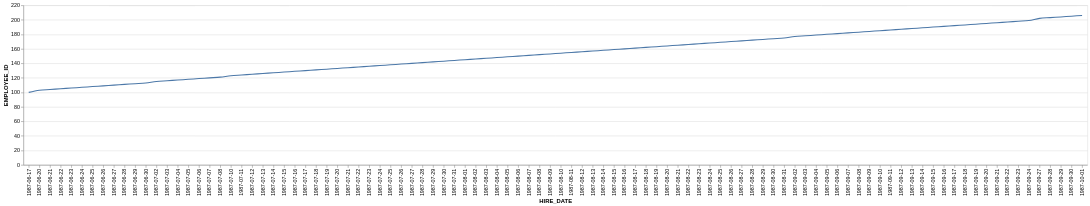

The specification (Vega-Lite) saved for this image:
### Vega-Lite specification from a JSON file in a GitHub repository (floating-point values rounded to 4 significant figures)
{"data": {"values": [{"x_data": "1987-06-17", "y_data": 100}, {"x_data": "1987-06-20", "y_data": 103}, {"x_data": "1987-06-21", "y_data": 104}, {"x_data": "1987-06-22", "y_data": 105}, {"x_data": "1987-06-23", "y_data": 106}, {"x_data": "1987-06-24", "y_data": 107}, {"x_data": "1987-06-25", "y_data": 108}, {"x_data": "1987-06-26", "y_data": 109}, {"x_data": "1987-06-27", "y_data": 110}, {"x_data": "1987-06-28", "y_data": 111}, {"x_data": "1987-06-29", "y_data": 112}, {"x_data": "1987-06-30", "y_data": 113}, {"x_data": "1987-07-02", "y_data": 115}, {"x_data": "1987-07-03", "y_data": 116}, {"x_data": "1987-07-04", "y_data": 117}, {"x_data": "1987-07-05", "y_data": 118}, {"x_data": "1987-07-06", "y_data": 119}, {"x_data": "1987-07-07", "y_data": 120}, {"x_data": "1987-07-08", "y_data": 121}, {"x_data": "1987-07-10", "y_data": 123}, {"x_data": "1987-07-11", "y_data": 124}, {"x_data": "1987-07-12", "y_data": 125}, {"x_data": "1987-07-13", "y_data": 126}, {"x_data": "1987-07-14", "y_data": 127}, {"x_data": "1987-07-15", "y_data": 128}, {"x_data": "1987-07-16", "y_data": 129}, {"x_data": "1987-07-17", "y_data": 130}, {"x_data": "1987-07-18", "y_data": 131}, {"x_data": "1987-07-19", "y_data": 132}, {"x_data": "1987-07-20", "y_data": 133}, {"x_data": "1987-07-21", "y_data": 134}, {"x_data": "1987-07-22", "y_data": 135}, {"x_data": "1987-07-23", "y_data": 136}, {"x_data": "1987-07-24", "y_data": 137}, {"x_data": "1987-07-25", "y_data": 138}, {"x_data": "1987-07-26", "y_data": 139}, {"x_data": "1987-07-27", "y_data": 140}, {"x_data": "1987-07-28", "y_data": 141}, {"x_data": "1987-07-29", "y_data": 142}, {"x_data": "1987-07-30", "y_data": 143}, {"x_data": "1987-07-31", "y_data": 144}, {"x_data": "1987-08-01", "y_data": 145}, {"x_data": "1987-08-02", "y_data": 146}, {"x_data": "1987-08-03", "y_data": 147}, {"x_data": "1987-08-04", "y_data": 148}, {"x_data": "1987-08-05", "y_data": 149}, {"x_data": "1987-08-06", "y_data": 150}, {"x_data": "1987-08-07", "y_data": 151}, {"x_data": "1987-08-08", "y_data": 152}, {"x_data": "1987-08-09", "y_data": 153}, {"x_data": "1987-08-10", "y_data": 154}, {"x_data": "1987-08-11", "y_data": 155}, {"x_data": "1987-08-12", "y_data": 156}, {"x_data": "1987-08-13", "y_data": 157}, {"x_data": "1987-08-14", "y_data": 158}, {"x_data": "1987-08-15", "y_data": 159}, {"x_data": "1987-08-16", "y_data": 160}, {"x_data": "1987-08-17", "y_data": 161}, {"x_data": "1987-08-18", "y_data": 162}, {"x_data": "1987-08-19", "y_data": 163}, {"x_data": "1987-08-20", "y_data": 164}, {"x_data": "1987-08-21", "y_data": 165}, {"x_data": "1987-08-22", "y_data": 166}, {"x_data": "1987-08-23", "y_data": 167}, {"x_data": "1987-08-24", "y_data": 168}, {"x_data": "1987-08-25", "y_data": 169}, {"x_data": "1987-08-26", "y_data": 170}, {"x_data": "1987-08-27", "y_data": 171}, {"x_data": "1987-08-28", "y_data": 172}, {"x_data": "1987-08-29", "y_data": 173}, {"x_data": "1987-08-30", "y_data": 174}, {"x_data": "1987-08-31", "y_data": 175}, {"x_data": "1987-09-02", "y_data": 177}, {"x_data": "1987-09-03", "y_data": 178}, {"x_data": "1987-09-04", "y_data": 179}, {"x_data": "1987-09-05", "y_data": 180}, {"x_data": "1987-09-06", "y_data": 181}, {"x_data": "1987-09-07", "y_data": 182}, {"x_data": "1987-09-08", "y_data": 183}, {"x_data": "1987-09-09", "y_data": 184}, {"x_data": "1987-09-10", "y_data": 185}, {"x_data": "1987-09-11", "y_data": 186}, {"x_data": "1987-09-12", "y_data": 187}, {"x_data": "1987-09-13", "y_data": 188}, {"x_data": "1987-09-14", "y_data": 189}, {"x_data": "1987-09-15", "y_data": 190}, {"x_data": "1987-09-16", "y_data": 191}, {"x_data": "1987-09-17", "y_data": 192}, {"x_data": "1987-09-18", "y_data": 193}, {"x_data": "1987-09-19", "y_data": 194}, {"x_data": "1987-09-20", "y_data": 195}, {"x_data": "1987-09-21", "y_data": 196}, {"x_data": "1987-09-22", "y_data": 197}, {"x_data": "1987-09-23", "y_data": 198}, {"x_data": "1987-09-24", "y_data": 199}, {"x_data": "1987-09-27", "y_data": 202}, {"x_data": "1987-09-28", "y_data": 203}, {"x_data": "1987-09-29", "y_data": 204}, {"x_data": "1987-09-30", "y_data": 205}, {"x_data": "1987-10-01", "y_data": 206}]}, "mark": {"type": "line", "interpolate": "monotone"}, "encoding": {"x": {"field": "x_data", "type": "nominal", "title": "HIRE_DATE", "sort": "ascending"}, "y": {"field": "y_data", "type": "quantitative", "title": "EMPLOYEE_ID"}}}
